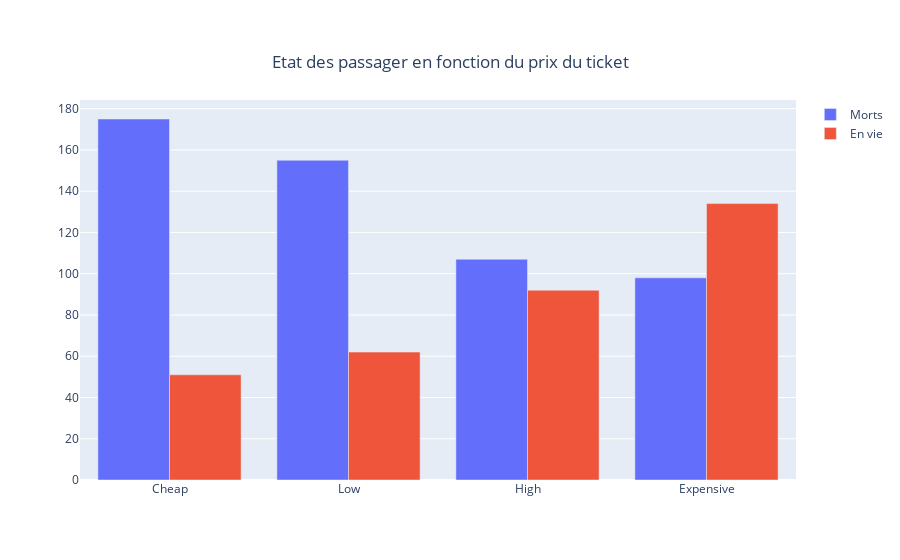

The notebook cell saved with this chart:
### Code cell
labels1 = train.Fare[train.Survived == 0].groupby(train.Fare_categorie[train.Survived == 0]).count().index
labels2 = train.Fare[train.Survived == 1].groupby(train.Fare_categorie[train.Survived == 1]).count().index
values1 = train.Fare[train.Survived == 0].groupby(train.Fare_categorie[train.Survived == 0]).count().values
values2 = train.Fare[train.Survived == 1].groupby(train.Fare_categorie[train.Survived == 1]).count().values


fig6 = go.Figure(data=[
    go.Bar(name='Morts', x=labels1, y=values1),
    go.Bar(name='En vie', x=labels2, y=values2)
])

title = "Etat des passager en fonction du prix du ticket"
# Change the bar mode
fig6.update_layout(title={'text' : title, 'y':0.9, 'x':0.5, 'xanchor': 'center', 'yanchor': 'top'}, barmode='group')
fig6.show()

### Figure 1 — Plotly figure (JSON) as saved in the notebook; plotly's stock layout.template omitted (floating-point values rounded to 4 significant figures)
{"data": [{"name": "Morts", "type": "bar", "x": ["Cheap", "Low", "High", "Expensive"], "y": [175, 155, 107, 98]}, {"name": "En vie", "type": "bar", "x": ["Cheap", "Low", "High", "Expensive"], "y": [51, 62, 92, 134]}], "layout": {"barmode": "group", "title": {"text": "Etat des passager en fonction du prix du ticket", "x": 0.5, "xanchor": "center", "y": 0.9, "yanchor": "top"}}}
